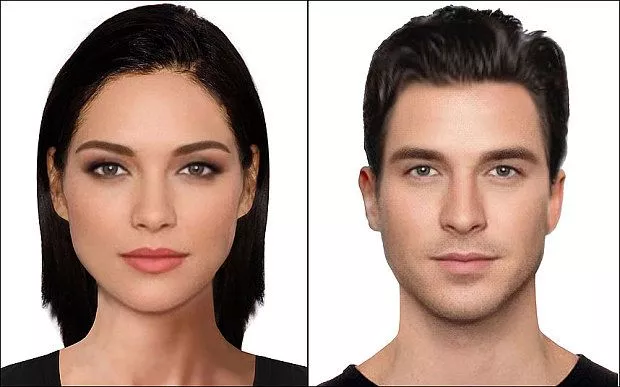
#> input picture test.jpg.png, 620 x 387 px
$ python face.py
#> lines starting #> are read from the running program, lines starting #| are printed output that depends on the picture; after the words box and inside, x2 and y2 are one past the last pixel; in counts of white or black regions, pixels touching at a corner belong together
# Face Recognition for pics using OpenCV

import cv2

face_cascade = cv2.CascadeClassifier('haarcascade_frontalface_default.xml')
# Read the input image
img = cv2.imread('test.jpg.png')
#> img is the input picture: shape (387, 620, 3); mean B, G, R 147.4, 157.4, 180.4

gray = cv2.cvtColor(img, cv2.COLOR_BGR2GRAY)
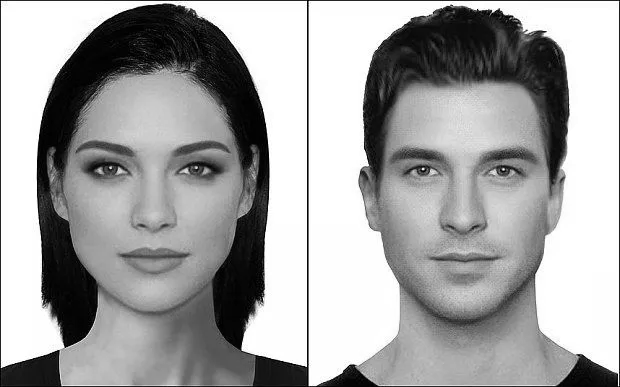
#> gray: shape (387, 620); min 0, max 255, mean 163.1
faces = face_cascade.detectMultiScale(gray, 1.1, 4)
#> faces = [[360, 92, 203, 203], [48, 89, 211, 211]]

for (x, y , w ,h) in faces:
    cv2.rectangle(img, (x,y), (x+w, y+h), (255, 0 , 0), 3)
#> this loop made 2 passes
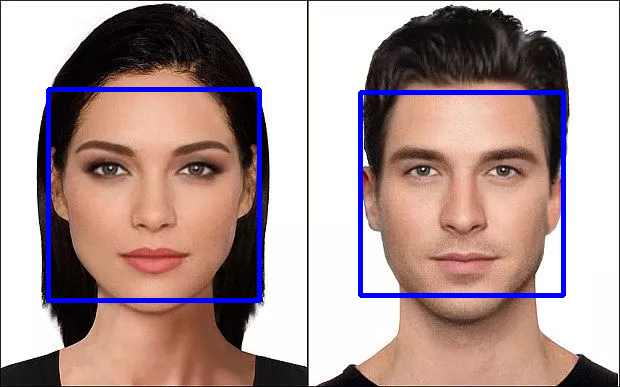
#> img: shape (387, 620, 3); 3.44% of pixels changed, all inside (x1, y1, x2, y2) = (46, 87, 566, 303)

# Display the output
cv2.imshow('img', img)
cv2.waitKey(0)
